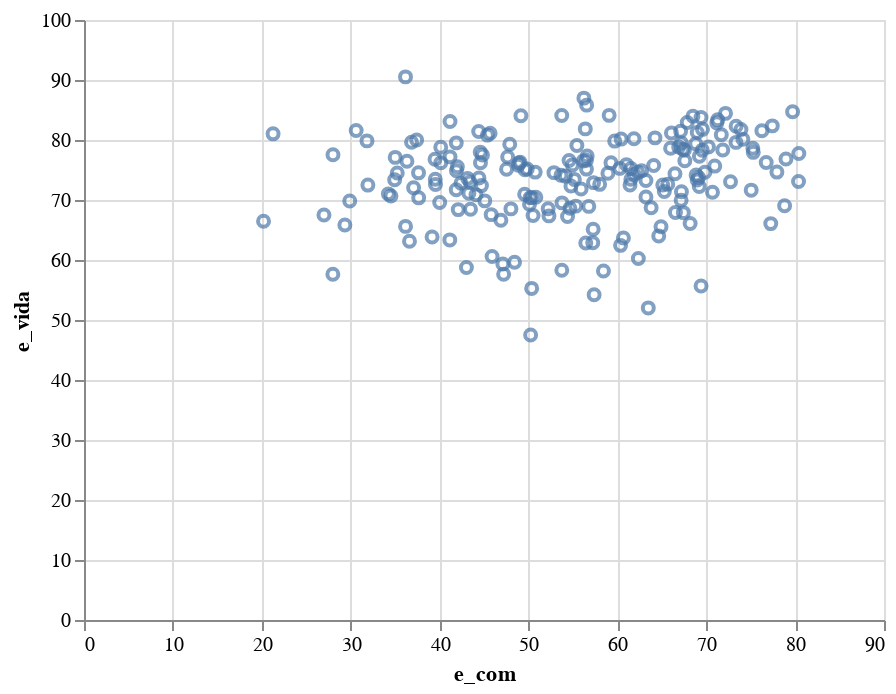

The notebook cell this image was saved under:
### Code cell
#Gráfico Nº3: Gráfico de dispersion entre nivel de ingresos y la esperanza de vida
g3 = alt.Chart(data).mark_point().encode(
    x = alt.X("e_com"),
        y = alt.Y("e_vida"),
    )

g3

### Figure 1 — Vega-Lite specification as saved in the notebook (floating-point values rounded to 4 significant figures; data arrays with more than 128 entries replaced by an {"elided": "..."} marker saying what was removed)
{"config": {"view": {"continuousWidth": 400, "continuousHeight": 300}}, "data": {"name": "data-8fda160f6ee09c2b477592938e7ca427"}, "mark": "point", "encoding": {"x": {"field": "e_com", "type": "quantitative"}, "y": {"field": "e_vida", "type": "quantitative"}}, "$schema": "https://vega.github.io/schema/vega-lite/v4.17.0.json", "datasets": {"data-8fda160f6ee09c2b477592938e7ca427": {"elided": "194 records"}}}
